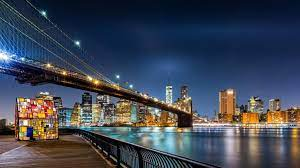
#> input picture Image processing/C_C++/ImageProcessing/test2.png, 300 x 168 px, given in place of boat1.jpg, which was not available
$ jupyter execute --allow-errors lecture4_stitching.ipynb   (Python 2 division)   (text cells are left out)
#> lines starting #> are read from the running program, lines starting #| are printed output that depends on the picture; after the words box and inside, x2 and y2 are one past the last pixel; in counts of white or black regions, pixels touching at a corner belong together; pictures that were not available may be replaced by others from this repository, and a replacement may not be noted
[cell 1]
import numpy as np
import cv2 as cv
from matplotlib import pyplot as plt

import argparse
import sys

plt.rcParams['figure.figsize'] = [16, 9]
plt.figsize = (20,20)

[cell 2]
# read images
img_names = ['boat1.jpg','boat2.jpg']
img1 = cv.imread(img_names[0])
#> img1 is the input picture: shape (168, 300, 3); mean B, G, R 84.8, 70.4, 63.1
img2 = cv.imread(img_names[1])
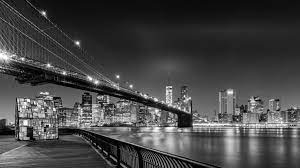
#> input picture Image processing/C_C++/ImageProcessing/test1.jpg, 300 x 168 px, given in place of boat2.jpg, which was not available
#> img2 is the input picture: shape (168, 300, 3); min 0, max 255, mean 69.9

plt.subplot(1,2,1), plt.imshow(cv.cvtColor(img1, cv.COLOR_BGR2RGB)), plt.title('img1')
plt.subplot(1,2,2), plt.imshow(cv.cvtColor(img2, cv.COLOR_BGR2RGB)), plt.title('img2')
plt.show()
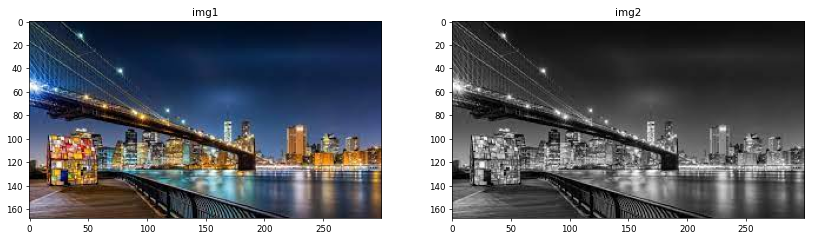
#> figure drawn by matplotlib, 2 panels

[cell 3]
# Initiate SIFT detector
# TODO
sift = cv.SIFT_create()

# find the keypoints and descriptors with SIFT (mask=None)
# TODO
kp1, des1 = sift.detectAndCompute(img1, None)
#> kp1 = 318 keypoints; strongest (x, y, size): (77, 43, 2.4), (44, 13, 2.5), (28, 100, 2.1), (47, 126, 1.8)
kp2, des2 = sift.detectAndCompute(img2, None)
#> kp2 = 317 keypoints; strongest (x, y, size): (77, 43, 2.3), (44, 13, 2.4), (28, 100, 2), (54, 109, 2)

[cell 4]
img1_vis = np.zeros_like(img1)
img2_vis = np.zeros_like(img2)

img1_vis = cv.drawKeypoints(img1, kp1, img1_vis, flags=cv.DRAW_MATCHES_FLAGS_DRAW_RICH_KEYPOINTS)
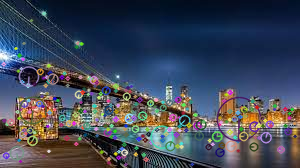
#> img1_vis: shape (168, 300, 3); mean B, G, R 87.5, 72.1, 64.4
img2_vis = cv.drawKeypoints(img2, kp2, img2_vis, flags=cv.DRAW_MATCHES_FLAGS_DRAW_RICH_KEYPOINTS)

plt.subplot(1,2,1), plt.imshow(cv.cvtColor(img1_vis, cv.COLOR_BGR2RGB)), plt.title('Detected SIFT Features in img1')
plt.subplot(1,2,2), plt.imshow(cv.cvtColor(img2_vis, cv.COLOR_BGR2RGB)), plt.title('Detected SIFT Features in img2')
plt.show()
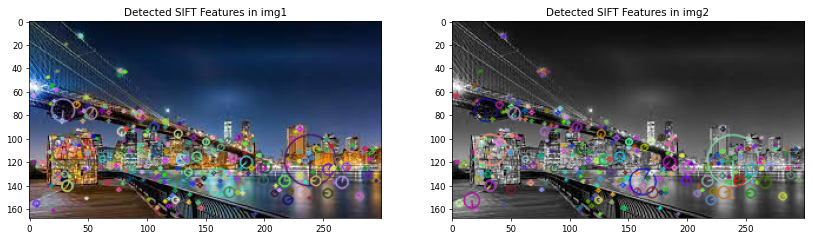
#> figure drawn by matplotlib, 2 panels

[cell 5]
# For FLANN based matcher, we need to pass two dictionaries which specifies the algorithm to be used, its related parameters etc.
FLANN_INDEX_KDTREE = 1
index_params = dict(algorithm=FLANN_INDEX_KDTREE, trees=5) # First one is IndexParams. For various algorithms, the information to be passed is explained in FLANN docs.
search_params = dict(checks=50) # Second dictionary is the SearchParams. It specifies the number of times the trees in the index should be recursively traversed. Higher values gives better precision, but also takes more time.

# Create FLANN based matcher
# TODO
matcher = cv.FlannBasedMatcher(index_params, search_params)

# compute k best matches (k=2)
# TODO
matches = matcher.knnMatch(des1, des2, k=2)
#> matches = 318 matches

# store all the good matches as per Lowe's ratio test.
# matches.distance - Distance between descriptors. The lower, the better it is.
good = []
for m, n in matches:
    if m.distance < 0.7 * n.distance: # Lowe's ratio test.
        good.append(m)
#> after the loop, good = 300 matches

print(len(good))
#| 300

[cell 6]
# draw matches
draw_params = dict(matchColor=(0, 255, 0),  # draw matches in green color
                   singlePointColor=None,
                   flags=cv.DrawMatchesFlags_NOT_DRAW_SINGLE_POINTS)

img_matches = cv.drawMatches(img1, kp1, img2, kp2, good, None, **draw_params)
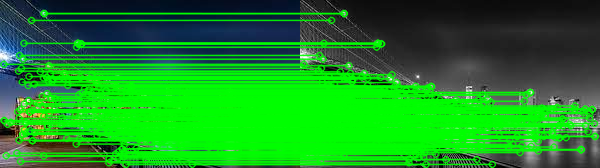
#> img_matches: shape (168, 600, 3); mean B, G, R 34.7, 143, 26.4

plt.imshow(cv.cvtColor(img_matches,cv.COLOR_BGR2RGB)), plt.title('Matches')
plt.show()

[cell 7]
MIN_MATCH_COUNT = 10
if len(good) > MIN_MATCH_COUNT:

    # find homography (method=cv2.RANSAC, ransacReprojThreshold=5.0)
    # TODO
    src_pts = np.float32([kp1[m.queryIdx].pt for m in good]).reshape(-1, 1, 2)
#> src_pts = 300 rows, first 8: [3.36, 63.82], [3.78, 120.1], [3.78, 120.1], [5.76, 155.2], [7.03, 123.8], [10.29, 121.7], [16.38, 152.7], [17.21, 111.3]
    dst_pts = np.float32([kp2[m.trainIdx].pt for m in good]).reshape(-1, 1, 2)
#> dst_pts = 300 rows, first 8: [3.36, 63.82], [3.77, 120.1], [3.77, 120.1], [5.76, 155.2], [7.03, 123.8], [10.29, 121.7], [16.39, 152.7], [17.21, 111.3]

    M, mask = cv.findHomography(src_pts, dst_pts, cv.RANSAC, 5.0)
#> M = [[0.999, -0.000657, 0.105], [2.39e-05, 0.999, 0.0299], [-1.14e-07, -3.18e-06, 1]]; mask = 300 values from 1 to 1
    matchesMask = mask.ravel().tolist()
#> matchesMask = 300 values from 1 to 1

    # perspective transform
    h, w, c = img1.shape
#> h = 168; w = 300; c = 3
    pts = np.float32([[0, 0], [0, h - 1], [w - 1, h - 1], [w - 1, 0]]).reshape(-1, 1, 2)
#> pts = [[0, 0], [0, 167], [299, 167], [299, 0]]
    dst1 = cv.perspectiveTransform(pts, M)
#> dst1 = [[0.105, 0.0299], [-0.00462, 167], [299, 167], [298.9, 0.037]]

    h, w, c = img2.shape
    pts = np.float32([[0, 0], [0, h - 1], [w - 1, h - 1], [w - 1, 0]]).reshape(-1, 1, 2)
    dst2 = cv.perspectiveTransform(pts, np.linalg.inv(M))
#> dst2 = [[-0.105, -0.0299], [0.00462, 167], [299, 167], [299.1, -0.0371]]

    img2_poly = cv.polylines(img2.copy(), [np.int32(dst1)], True, (255,0,0), 3, cv.LINE_AA)
    img1_poly = cv.polylines(img1.copy(), [np.int32(dst2)], True, (0,0,255), 3, cv.LINE_AA)
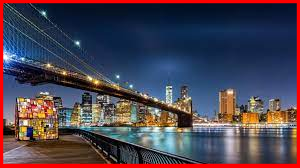
#> img1_poly: shape (168, 300, 3); mean B, G, R 80.6, 66.9, 76.3
else:
    print("Not enough matches are found - {}/{}".format(len(good), MIN_MATCH_COUNT))
    matchesMask = None

# draw matches
draw_params = dict(matchColor=(0, 255, 0),  # draw matches in green color
                   singlePointColor=None,
                   matchesMask=matchesMask,  # draw only inliers
                   flags=2)
#> draw_params = 4 items

img3 = cv.drawMatches(img1_poly, kp1, img2_poly, kp2, good, None, **draw_params)
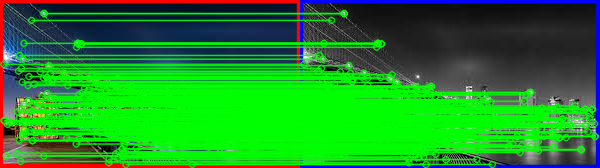
#> img3: shape (168, 600, 3); mean B, G, R 38.5, 140.4, 30.6

plt.imshow(cv.cvtColor(img3,cv.COLOR_BGR2RGB)), plt.title('Matches in mask')
# plt.imshow(cv.cvtColor(img_match,cv.COLOR_BGR2RGB)), plt.title('Matches in mask')
plt.show()

[cell 8]
# define output image space
out_width = img2.shape[1]*2
#> out_width = 600
out_height = img2.shape[0]*2
#> out_height = 336
I = np.eye(3)
A = np.eye(3)
A[0:2,2] = [out_width//4, out_height//4] # width, height

# define mask
mask1 = np.ones_like(img1)
mask2 = np.ones_like(img2)

# get inv(M)
# TODO
M_inv = np.linalg.inv(M)
#> M_inv = [[1, 0.000657, -0.105], [-2.39e-05, 1, -0.0299], [1.14e-07, 3.18e-06, 1]]

[cell 9]
# warp img2 into output space with img1 camera pose (use M=A@M_inv, dsize=(out_width, out_height))
# TODO

img2_out = cv.warpPerspective(img2, A@M_inv, (out_width, out_height))
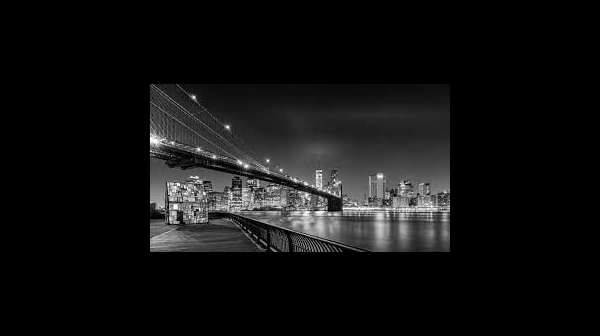
#> img2_out: shape (336, 600, 3); min 0, max 255, mean 17.5
mask2_out = cv.warpPerspective(mask2, A@M_inv, (out_width, out_height))
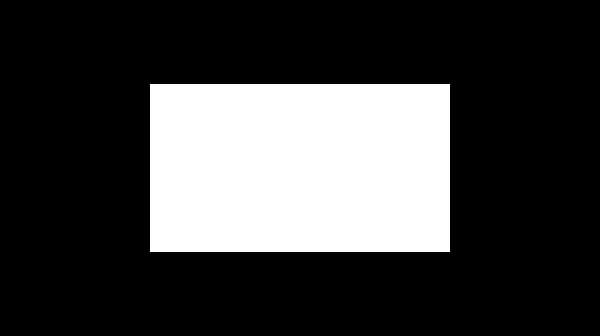
#> mask2_out: shape (336, 600, 3); values 0 (black) and 1 (white), 25% white; 1 white region, box (x1, y1, x2, y2) and area: (150, 84, 450, 252) 50400
#> mask2: shape (168, 300, 3); every value is 1

# warp img1 into output space (use M=A, dsize=(out_width, out_height))
img1_out = cv.warpPerspective(img1, A@I, (out_width, out_height))
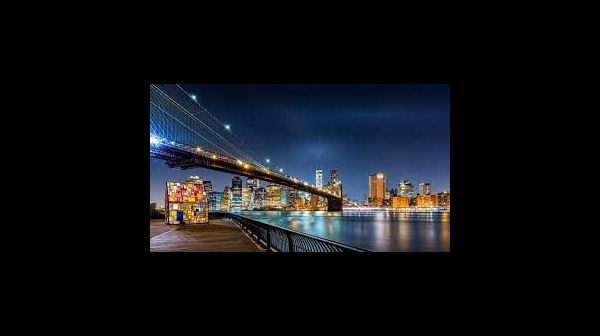
#> img1_out: shape (336, 600, 3); mean B, G, R 21.2, 17.6, 15.8
mask1_out = cv.warpPerspective(mask1, A@I, (out_width, out_height))


#> (the rest of this cell did not finish here and is left out)

[cell 10]
# warp img1 into output space with img2 camera pose (use M=A@M_inv, dsize=(out_width, out_height))
# TODO
img1_out = cv.warpPerspective(img1, A@M, (out_width, out_height))
mask1_out = cv.warpPerspective(mask1, A@M, (out_width, out_height))

# warp img2 into output space (use M=A, dsize=(out_width, out_height))
img2_out = cv.warpPerspective(img2, A@I, (out_width, out_height))
mask2_out = cv.warpPerspective(mask2, A@I, (out_width, out_height))

# stitch images
# alpha blending
img_stitch = img2_out
img_stitch = (1-mask1_out) * img_stitch +  mask1_out * img1_out

# display
img_stitch = np.clip(img_stitch,0,255).astype(np.uint8)
plt.imshow(cv.cvtColor(img_stitch, cv.COLOR_BGR2RGB))
plt.show()

[cell 11]
# read input images
img_names = ['boat1.jpg','boat2.jpg']

imgs = []
for img_name in img_names:
    img = cv.imread(cv.samples.findFile(img_name))
    if img is None:
        print("can't read image " + img_name)
        sys.exit(-1)
    imgs.append(img)


# create stitcher and stitch given images
stitcher = cv.Stitcher.create(mode = cv.Stitcher_PANORAMA)
status, pano = stitcher.stitch(imgs)
#> status = 1
#| Can't stitch images, error code = 1


#> (the rest of this cell did not finish here and is left out)
